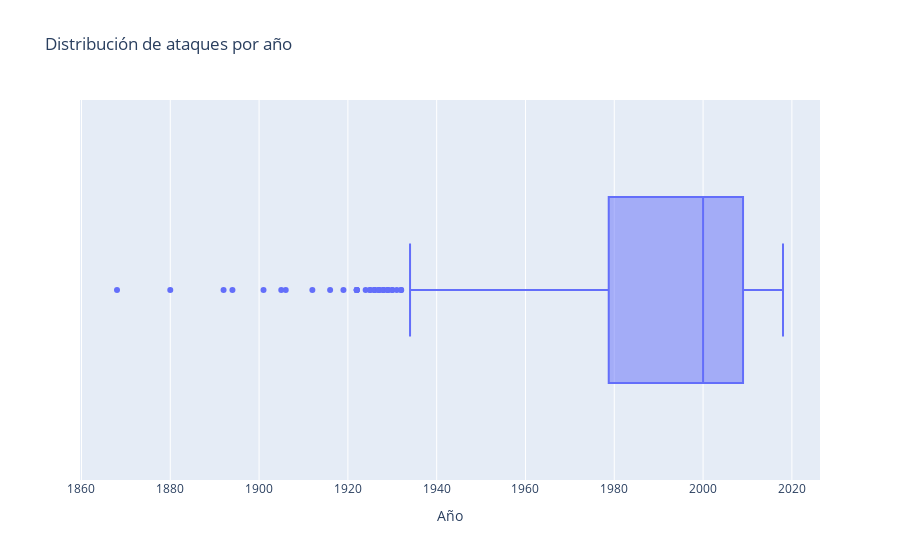

The notebook cell saved with this chart:
### Code cell
fig_años = px.box(attack_sin_nan, x='Year', labels={'Year': 'Año'}, title='Distribución de ataques por año ')
fig_años.show()

### Figure 1 — Plotly figure (JSON) as saved in the notebook; plotly's stock layout.template omitted (floating-point values rounded to 4 significant figures; data arrays with more than 128 entries replaced by an {"elided": "..."} marker saying what was removed)
{"data": [{"alignmentgroup": "True", "hovertemplate": "Año=%{x}<extra></extra>", "legendgroup": "", "marker": {"color": "#636efa"}, "name": "", "notched": false, "offsetgroup": "", "orientation": "h", "showlegend": false, "type": "box", "x": {"elided": "1417 int values"}, "x0": " ", "xaxis": "x", "y0": " ", "yaxis": "y"}], "layout": {"boxmode": "group", "legend": {"tracegroupgap": 0}, "title": {"text": "Distribución de ataques por año "}, "xaxis": {"anchor": "y", "domain": [0, 1], "title": {"text": "Año"}}, "yaxis": {"anchor": "x", "domain": [0, 1]}}}
